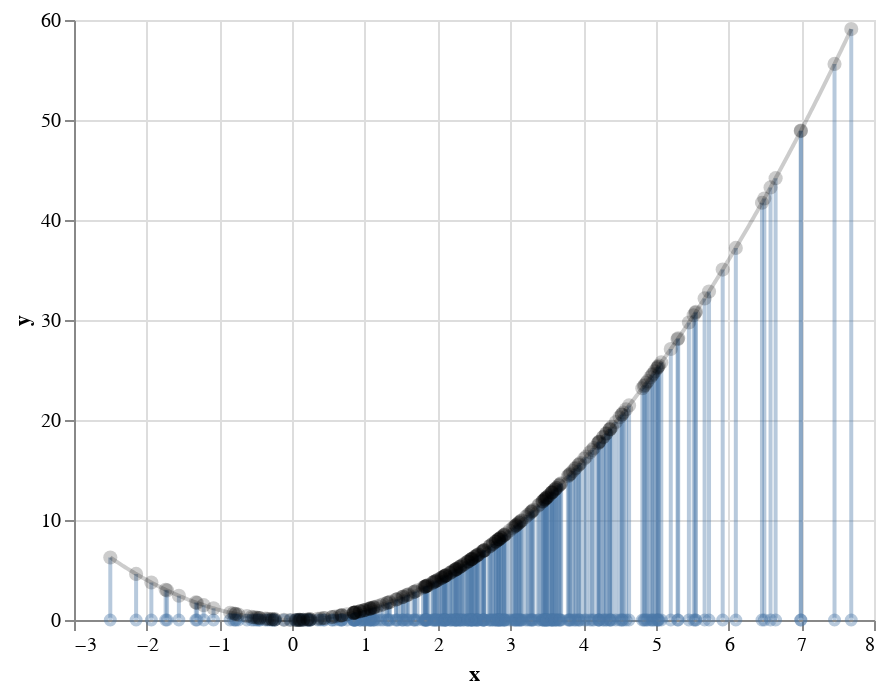

Notebook code for this chart:
### Markdown cell above
If we remove the bars and plot $x_i^2$ for each datapoint $x_i$ as black dots, we have a line of black dots along the curve of $X^2$.

### Code cell
x = np.linspace(min(s), max(s), 1000)
y = [f(i) for i in x]
dt = make_altair_object(x, y)


x2 = alt.Chart(dt).mark_line(opacity=line_opacity, color="black").encode(
    x='x:Q',  # specify ordinal data
    y='y:Q',  # specify quantitative data
)

dt = make_altair_object(X=s, Y=[i ** 2 for i in s])

c4 = alt.Chart(dt).mark_point(opacity=point_opacity, size=point_size, color="black", filled=True).encode(
    x='x:Q',  # specify ordinal data
    y='y:Q',  # specify quantitative data
)

x2 + c2  + c4

ou = []

for x, x_2 in zip(s, [i ** 2 for i in s]):
    Xs = [x, x]
    Ys = [0, x_2]
    dt = make_altair_object(X=Xs, Y=Ys)
    ou.append(alt.Chart(dt).mark_line(opacity=.4).encode(
        x='x:Q',  # specify ordinal data
        y='y:Q',  # specify quantitative data
    ))

import functools

functools.reduce(lambda a,b : a+b,ou + [x2,c2,c4])
